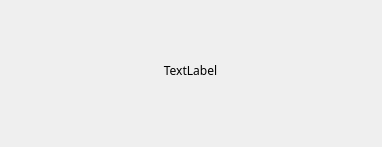
<?xml version="1.0" encoding="UTF-8"?>
<ui version="4.0">
 <class>AlertDialog</class>
 <widget class="QDialog" name="AlertDialog">
  <property name="geometry">
   <rect>
    <x>0</x>
    <y>0</y>
    <width>382</width>
    <height>147</height>
   </rect>
  </property>
  <property name="windowTitle">
   <string>提示：</string>
  </property>
  <widget class="QLabel" name="tip">
   <property name="geometry">
    <rect>
     <x>40</x>
     <y>30</y>
     <width>301</width>
     <height>81</height>
    </rect>
   </property>
   <property name="font">
    <font>
     <family>Chalkboard</family>
    </font>
   </property>
   <property name="text">
    <string>TextLabel</string>
   </property>
   <property name="alignment">
    <set>Qt::AlignCenter</set>
   </property>
   <property name="wordWrap">
    <bool>true</bool>
   </property>
  </widget>
 </widget>
 <resources/>
 <connections/>
</ui>
